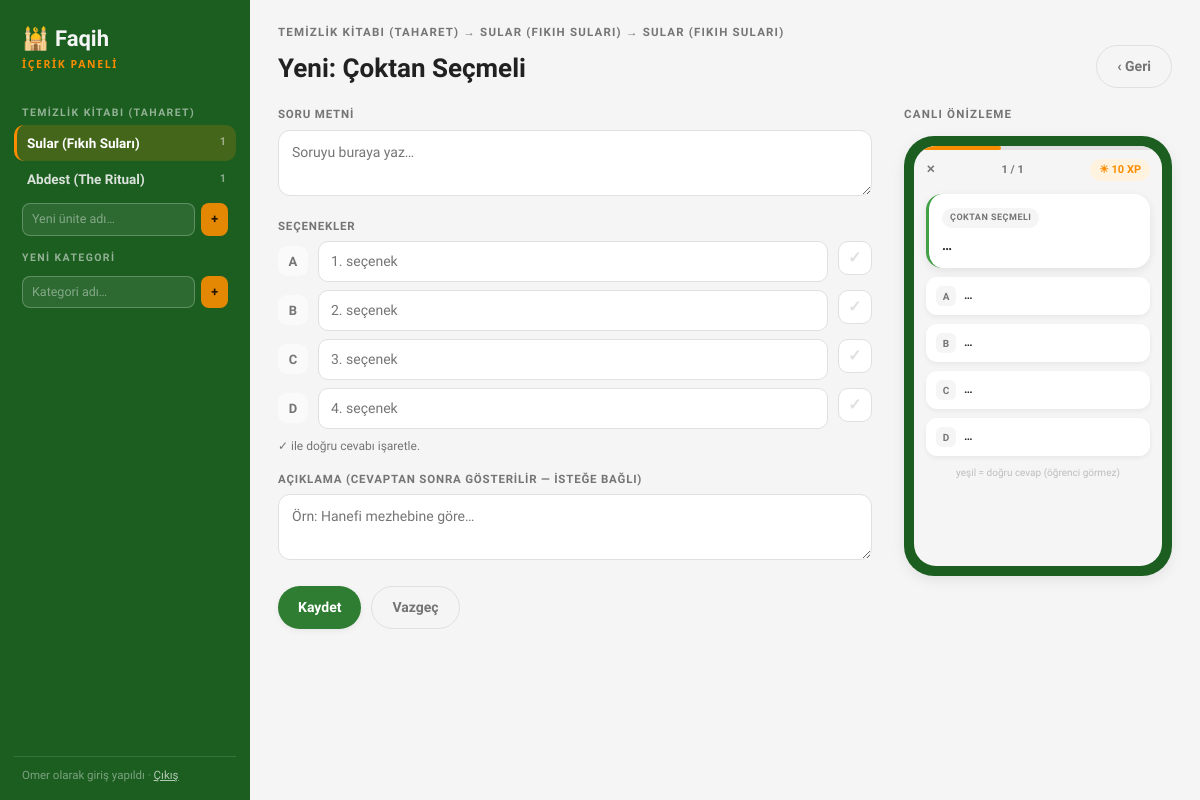
Before: /panel/ders/1/yeni/mcq/ (signed in) with the older database file.
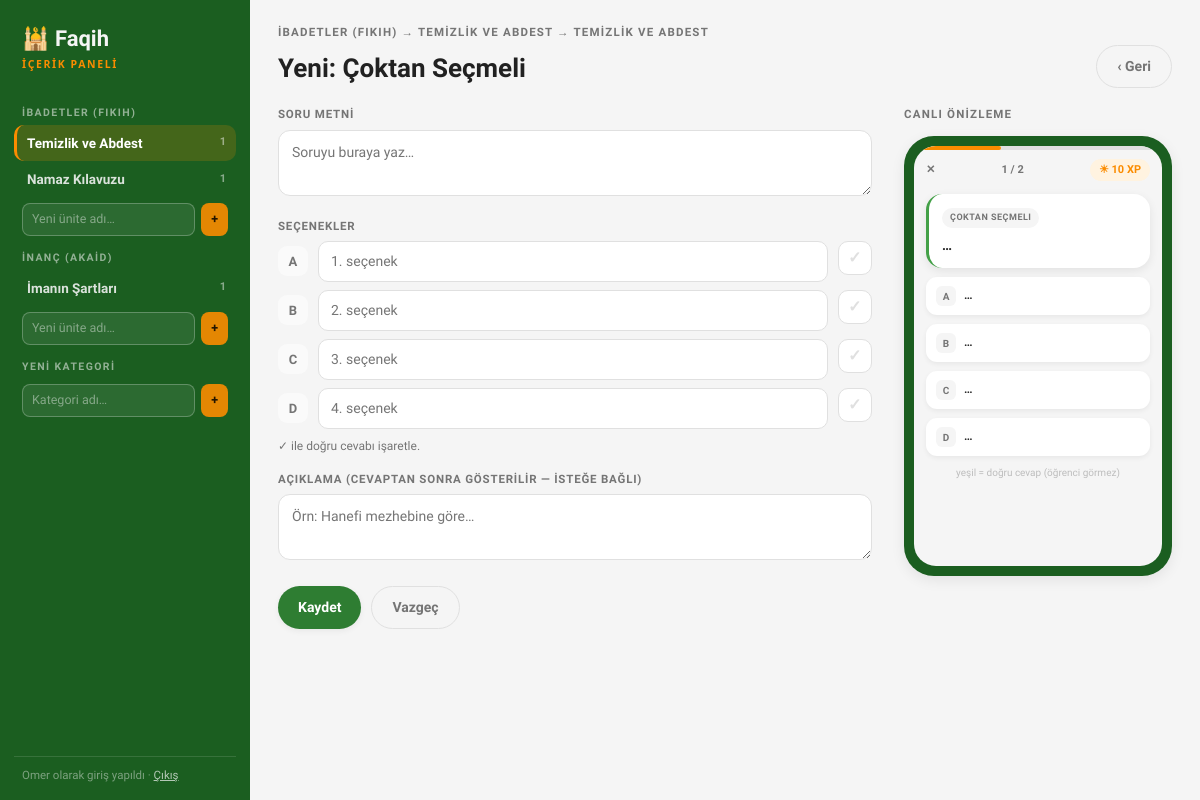
After: the same page with the newer database file.
### content/models.py (models this page shows, shortened)
class Category(models.Model):
    title = models.CharField(max_length=200, verbose_name='Kategori Adı')
    class Meta:
        verbose_name        = 'Kategori'
        verbose_name_plural = 'Kategoriler'
        ordering            = ['id']

class Unit(models.Model):
    category = models.ForeignKey(
        Category, on_delete=models.CASCADE,
        related_name='units', verbose_name='Kategori'
    )
    title = models.CharField(max_length=200, verbose_name='Ünite Adı')
    class Meta:
        verbose_name        = 'Ünite'
        verbose_name_plural = 'Üniteler'
        ordering            = ['id']

class Lesson(models.Model):
    unit             = models.ForeignKey(
        Unit, on_delete=models.CASCADE,
        related_name='lessons', verbose_name='Ünite'
    )
    title            = models.CharField(max_length=200, verbose_name='Ders Adı')
    intro_kind       = models.CharField(
        max_length=10, choices=LESSON_INTRO_KINDS,
        default='none', verbose_name='Giriş Türü'
    )
    intro_text       = models.TextField(blank=True, verbose_name='Giriş Metni')
    intro_video_url  = models.URLField(blank=True, verbose_name='Giriş Videosu')
    intro_image_data = models.BinaryField(null=True, blank=True, editable=False)
    intro_image_mime = models.CharField(max_length=50, blank=True, default='')
    class Meta:
        verbose_name        = 'Ders'
        verbose_name_plural = 'Dersler'
        ordering            = ['id']

### panel/views.py (the view)
# urls.py: path('ders/<int:lesson_id>/yeni/<str:qtype>/', views.question_form, name='question_new'),
@staff_member_required
def question_form(request, lesson_id=None, qtype=None, question_id=None):
    if question_id is not None:
        question = get_object_or_404(Exercise, pk=question_id)
        lesson = question.lesson
        qtype = 'mcq' if question.question_type == 'multiple_choice' else question.question_type
    else:
        question = None
        lesson = get_object_or_404(Lesson, pk=lesson_id)
    if qtype not in ENABLED_TYPES:
        messages.error(request, 'Bu soru türü panelde henüz düzenlenemiyor.')
        return redirect('panel:lesson', lesson.id)
    errors = []
    if request.method == 'POST':
        errors = _save_question(request, lesson, qtype, question)
        if not errors:
            messages.success(request, 'Soru kaydedildi ✓' if question else 'Soru eklendi ✓')
            return redirect('panel:lesson', lesson.id)
        initial = _initial_from_post(request)
    elif question is not None:
        initial = _initial_from_question(question, qtype)
    else:
        initial = {'text': '', 'explanation': '', 'options': ['', '', '', ''],
                   'correct': '', 'pairs': [], 'url': '',
                   'steps': [], 'sentence': '', 'word_bank': [], 'fb_correct': ''}
    pairs = initial.get('pairs') or []
    while len(pairs) < 3:
        pairs.append(['', ''])
    steps = initial.get('steps') or []
    while len(steps) < 3:
        steps.append('')
    word_bank = initial.get('word_bank') or []
    while len(word_bank) < 4:
        word_bank.append('')
    ctx = _sidebar_context(lesson.unit, lesson)
    ctx.update({
        'unit': lesson.unit,
        'lesson': lesson,
        'question': question,
        'qtype': qtype,
        'type_label': ENABLED_TYPES[qtype]['label'],
        'initial': initial,
        'errors': errors,
        'option_rows': [
            {'i': i, 'letter': 'ABCD'[i], 'value': initial['options'][i]}
            for i in range(4)
        ],
        'pair_rows': pairs,
        'step_rows': steps,
        'word_rows': word_bank,
        'has_image': bool(question and question.image_data),
    })
    return render(request, 'panel/question_form.html', ctx)

### panel/views.py (called while the page is built)
def _sidebar_context(selected_unit=None, selected_lesson=None):
    return {
        'categories': Category.objects.prefetch_related('units__lessons__exercises'),
        'selected_unit': selected_unit,
        'selected_lesson': selected_lesson,
    }

### panel/templates/panel/question_form.html (shortened to what this page needs)
{% extends "panel/base.html" %}
{% block main %}
  <div class="crumb">{{ unit.category.title }} → {{ unit.title }} → {{ lesson.title }}</div>
  <div class="main-head">
    <div>
      <h1>{% if question %}Düzenle{% else %}Yeni{% endif %}: {{ type_label }}</h1>
    </div>
    <a class="btn btn-ghost" href="{% url 'panel:lesson' lesson.id %}">‹ Geri</a>
  </div>
  <div class="editor">
    <form class="form" method="post" id="qform"
          {% if qtype == 'image' %}enctype="multipart/form-data"{% endif %}>
      <div class="field">
        <label for="f-text">{% if qtype == 'true_false' %}İfade{% elif qtype == 'video' %}Video başlığı{% else %}Soru metni{% endif %}</label>
        <textarea id="f-text" name="text" rows="2" required
          placeholder="{% if qtype == 'true_false' %}Örn: Unutarak yemek yemek orucu bozar.{% elif qtype == 'video' %}Örn: Namaz Vakitleri — Ders 1{% else %}Soruyu buraya yaz…{% endif %}">{{ initial.text }}</textarea>
      </div>
      {% if qtype == 'mcq' or qtype == 'image' %}
        <div class="field">
          <label>Seçenekler</label>
          {% for row in option_rows %}
            <div class="opt-row">
              <span class="letter">{{ row.letter }}</span>
              <input type="text" name="opt{{ row.i }}" value="{{ row.value }}" placeholder="{{ forloop.counter }}. seçenek">
              <label title="Doğru cevap olarak işaretle">
                <span class="mark">✓</span>
              </label>
            </div>
          {% endfor %}
          <div class="hint">✓ ile doğru cevabı işaretle.</div>
        </div>
      {% endif %}
      <div class="field">
        <label for="f-expl">Açıklama (cevaptan sonra gösterilir — isteğe bağlı)</label>
        <textarea id="f-expl" name="explanation" rows="2"
          placeholder="Örn: Hanefi mezhebine göre…">{{ initial.explanation }}</textarea>
      </div>
      <div class="form-acts">
        <button class="btn btn-green" type="submit">Kaydet</button>
        <a class="btn btn-ghost" href="{% url 'panel:lesson' lesson.id %}">Vazgeç</a>
      </div>
    </form>
    <div class="preview">
      <div class="pv-label">Canlı Önizleme</div>
      <div class="phone"><div class="screen">
        <div class="pv-progress"><i></i></div>
        <div class="pv-topbar"><span>✕</span><span>1 / {{ lesson.exercises.count|default:1 }}</span><span class="pv-xp">☀ 10 XP</span></div>
        <div class="pv-body">
          {% if qtype == 'video' %}
            <div class="pv-video"><div class="play">▶</div></div>
            <div style="font-weight:700;font-size:12px" id="pv-q">…</div>
            <div class="pv-note" id="pv-url">bağlantı eklenmedi</div>
          {% else %}
            <div class="pv-card">
              <span class="pv-tag">{{ type_label|upper }}</span>
              <div class="pv-q" id="pv-q">…</div>
            </div>
            {% if qtype == 'mcq' or qtype == 'image' %}
              <div class="pv-opt" data-i="0"><span class="l">A</span><span class="tx">…</span></div>
              <div class="pv-opt" data-i="1"><span class="l">B</span><span class="tx">…</span></div>
              <div class="pv-opt" data-i="2"><span class="l">C</span><span class="tx">…</span></div>
              <div class="pv-opt" data-i="3"><span class="l">D</span><span class="tx">…</span></div>
              <div class="pv-note">yeşil = doğru cevap (öğrenci görmez)</div>
            {% elif qtype == 'true_false' %}
              <div class="pv-tf">
                <div class="t" id="pv-true">✓ Doğru</div>
                <div class="f" id="pv-false">✗ Yanlış</div>
              </div>
              <div class="pv-note">çerçeveli = doğru cevap (öğrenci görmez)</div>
            {% elif qtype == 'matching' %}
              <div class="pv-pair" id="pv-pairs"></div>
              <div class="pv-note">uygulamada sağ sütun karışık gösterilir</div>
            {% endif %}
          {% endif %}
        </div>
      </div></div>
    </div>
  </div>
{% endblock %}

### panel/templates/panel/base.html (shortened to what this page needs)
<!doctype html>
<html lang="tr">
<head>
</head>
<body>
<div class="app">
  <aside class="side">
    <div class="brand">🕌 Faqih<small>İçerik Paneli</small></div>
    <nav class="tree">
      {% for cat in categories %}
        <div class="cat-label">{{ cat.title }}</div>
        {% for u in cat.units.all %}
          <a class="unit-link {% if selected_unit and u.id == selected_unit.id %}sel{% endif %}" href="{% url 'panel:unit' u.id %}">
            <span>{{ u.title }}</span><span class="n">{{ u.lessons.count }}</span>
          </a>
        {% endfor %}
        <form class="side-form" method="post" action="{% url 'panel:add_unit' %}">
          <input type="text" name="title" placeholder="Yeni ünite adı…" required>
          <button type="submit" title="Ünite ekle">+</button>
        </form>
      {% endfor %}
      <div class="cat-label">Yeni kategori</div>
      <form class="side-form" method="post" action="{% url 'panel:add_category' %}">
        <input type="text" name="title" placeholder="Kategori adı…" required>
        <button type="submit" title="Kategori ekle">+</button>
      </form>
    </nav>
    <div class="side-foot">
      {{ request.user.username }} olarak giriş yapıldı · <a href="/admin/logout/">Çıkış</a>
    </div>
  </aside>
  <main class="main">
    {% block main %}{% endblock %}
  </main>
</div>
</body>
</html>

Changed rows visible on the page:
removed Category: title "TEMIZLIK KITABI (TAHARET)"
removed Unit: title "Sular (Fıkıh Suları)", lessons.count "1", category "TEMIZLIK KITABI (TAHARET)", title "SULAR (FIKIH SULARI)"
removed Unit: title "Abdest (The Ritual)", lessons.count "1", shown under "TEMIZLIK KITABI (TAHARET)"
added Category: title "İBADETLER (FIKIH)"
added Unit: title "Temizlik ve Abdest", lessons.count "1", category "İBADETLER (FIKIH)", title "TEMIZLIK VE ABDEST"
added Unit: title "Namaz Kılavuzu", lessons.count "1", shown under "İBADETLER (FIKIH)"
added Category: title "İNANÇ (AKAID)"
added Unit: title "İmanın Şartları", lessons.count "1", shown under "İNANÇ (AKAID)"
Other visible differences:
{{ lesson.title }}: "SULAR (FIKIH SULARI)" → "TEMIZLIK VE ABDEST"
{{ lesson.exercises.count|default:1 }}: "1" → "2"
